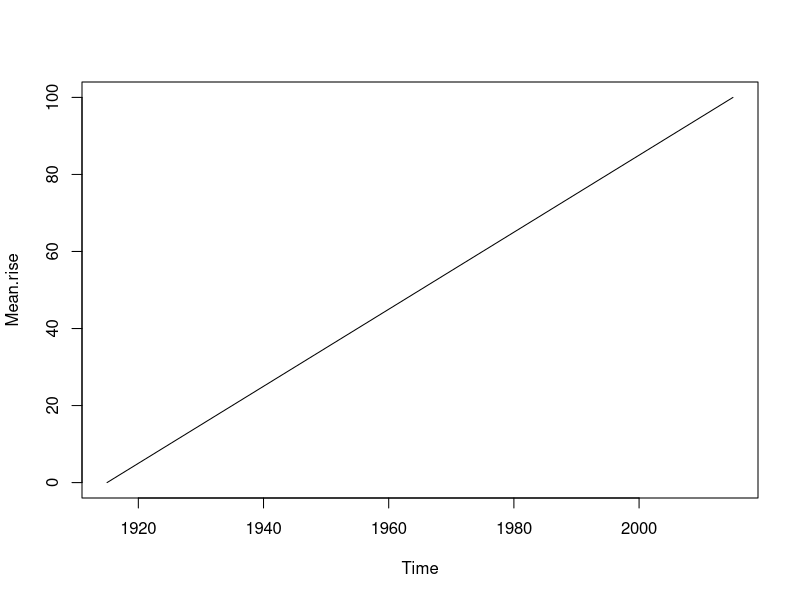
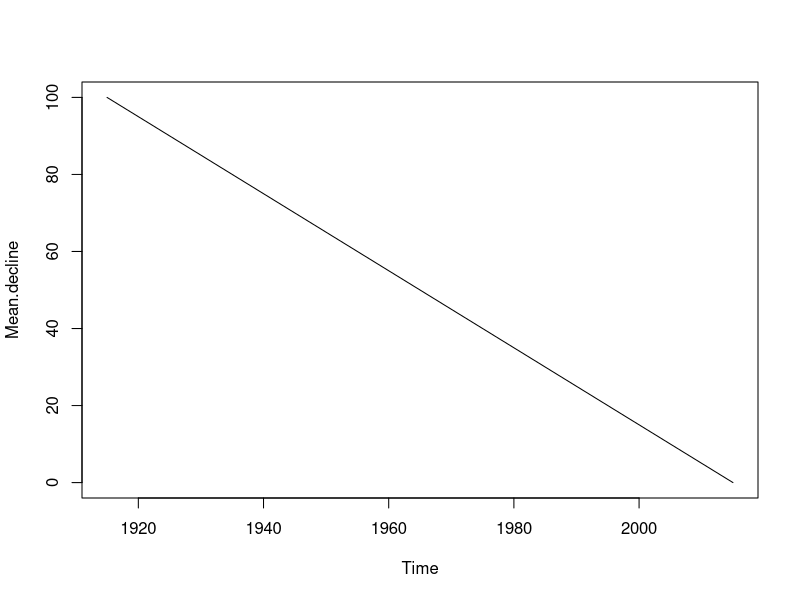
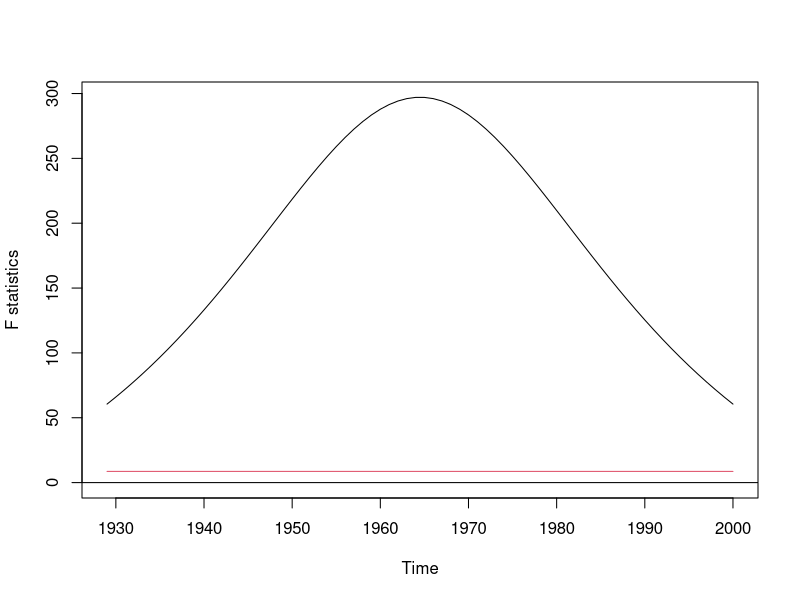
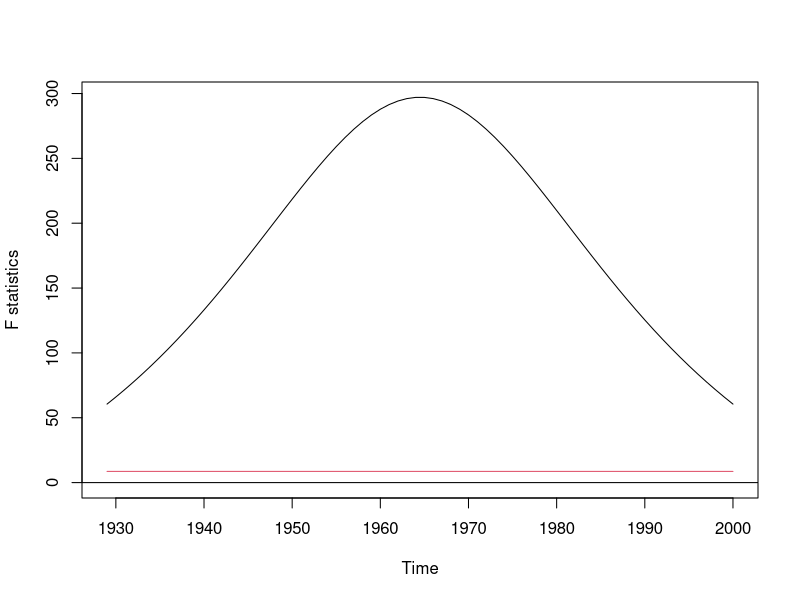
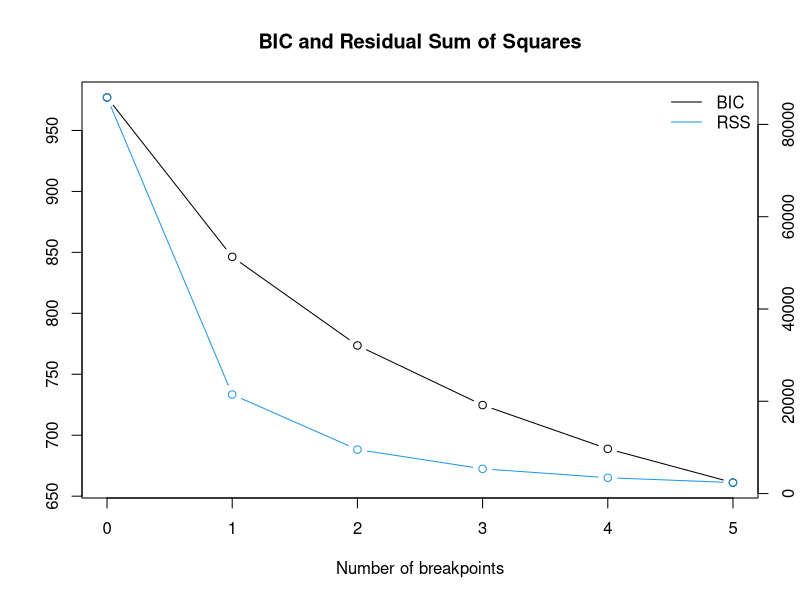
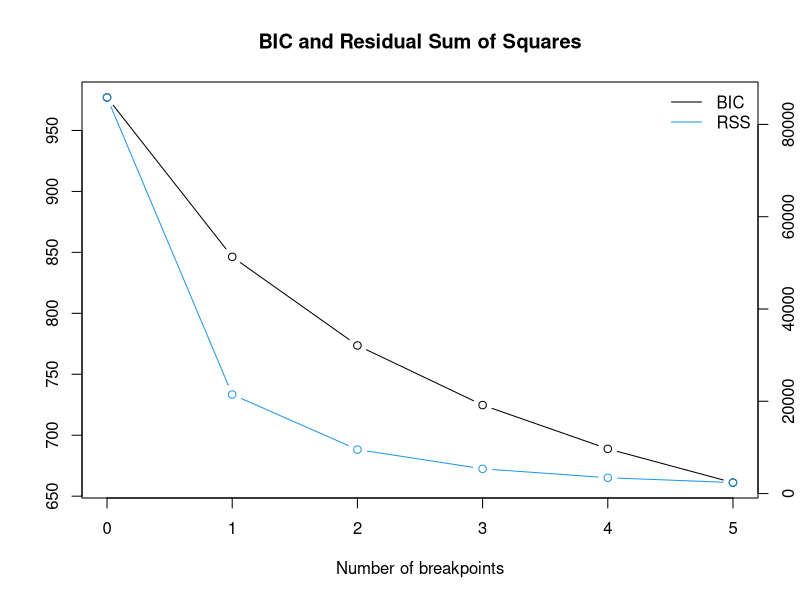
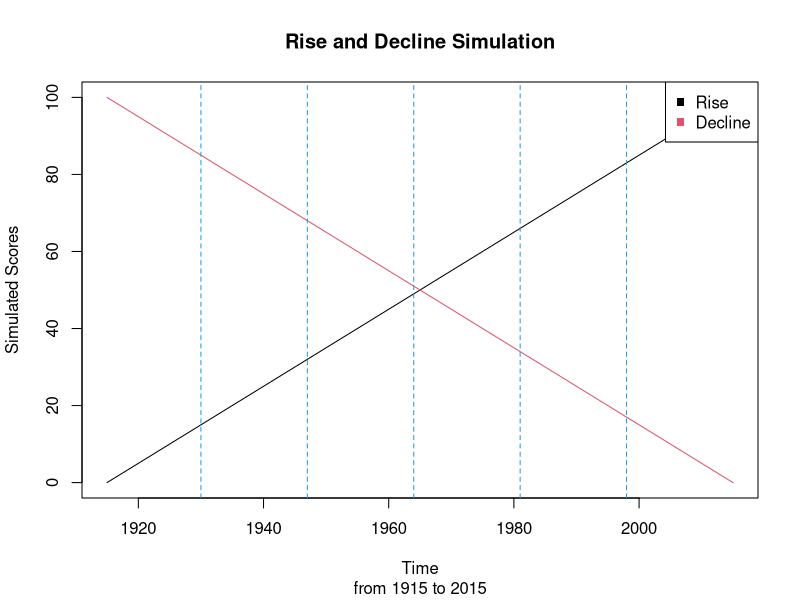
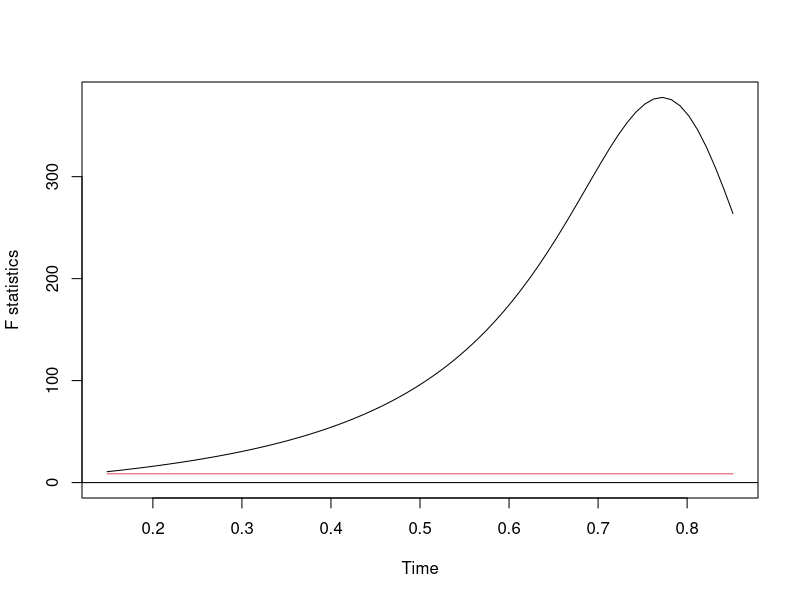

These charts were generated, in order, by the following R code:
## ---- chunk 1
Mean.rise <- c(0:100, by=.5)
## ---- chunk 2
Mean.decline <- c(100:0, by=.5)
## ---- chunk 3
Mean.rise <- ts(Mean.rise, start=c(1915), end=c(2015), frequency=1)
plot(Mean.rise)

Mean.decline <- ts(Mean.decline, start=c(1915), end=c(2015), frequency=1)
plot(Mean.decline)
## ---- chunk 4
require(strucchange)
f.break <- Fstats(Mean.rise~1)
plot(f.break)

f.break <- Fstats(Mean.decline~1)
plot(f.break)
## ---- chunk 5
Rise.bp<-breakpoints(Mean.rise~1, data=Mean.rise)
Rise.bp
plot(Rise.bp)
confint(Rise.bp)

Decline.bp<-breakpoints(Mean.decline~1, data=Mean.decline)
Decline.bp
plot(Decline.bp)
confint(Decline.bp)
## ---- chunk 6
plot(Mean.rise, main="Rise and Decline Simulation", sub="from 1915 to 2015",ylab="Simulated Scores",ylim=c(0,100))
lines(Mean.decline, col=2)
legend('topright', c("Rise","Decline"),col=c(1,2),pch=15)
abline(v=c(1930, 1947, 1964, 1981, 1998), col=4,lty=2)
## ---- chunk 7
x<-seq(0,100,by=1)
x2 <- seq(-50,50,by=1)

y1 <- x^4
y2 <- (x)^(1/4)
y3 <- x2^3
## ---- chunk 8
f.break <- Fstats(y1~1)
plot(f.break)
y1a.bp<-breakpoints(y1~1)
y1a.bp
plot(y1)
abline(v=time(y1)[y1a.bp$breakpoints],col=2,lty=2)

f.break <- Fstats(y1~1,from=5)
plot(f.break)
y1b.bp<-breakpoints(y1~1,h=5)
y1b.bp
plot(y1)
abline(v=time(y1)[y1b.bp$breakpoints],col=4,lty=2,lwd=2)
abline(v=time(y1)[y1a.bp$breakpoints],col=2,lty=2)
## ---- chunk 9
f.break <- Fstats(y2~1)
plot(f.break)
y2.bp<-breakpoints(y2~1,h=5)
y2.bp
plot(y2)
abline(v=time(y2)[y2.bp$breakpoints],col=2,lty=2)

f.break <- Fstats(y3~1)
plot(f.break)
y3.bp<-breakpoints(y3~1,h=5)
y3.bp
plot(y3)
abline(v=time(y3)[y3.bp$breakpoints],col=2,lty=2)
